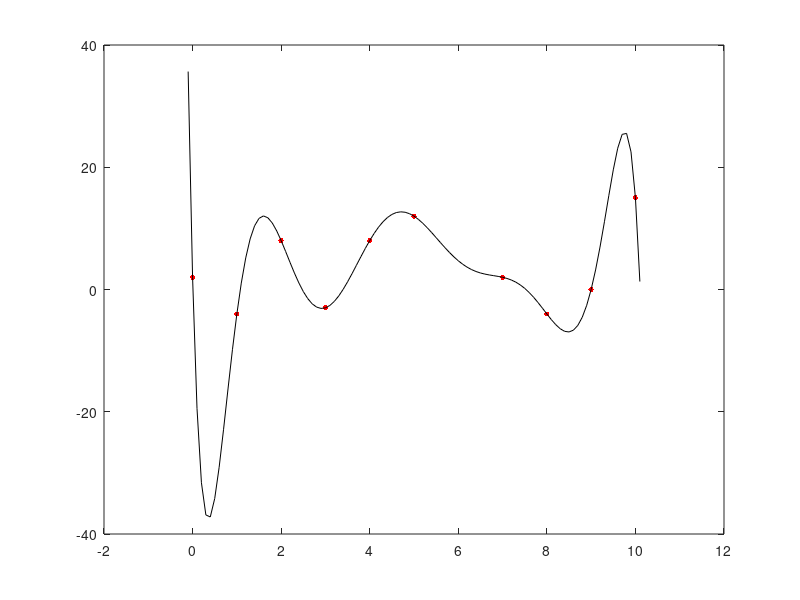

MATLAB code to generate this figure: (Note: this script raises an error after producing the figure.)
clc;
clear;
disp("Zadanie 1");
px=[1 3 4]
py=[6 0 2]
plot(px,py,".r","markersize",12)
Y=py'
A=[0 0 0]
X=[1;1;1]
for(i=1:columns(px)-1)
X(:,i+1)=[px(1)^i
        px(2)^i
        px(3)^i]
endfor
A=inv(X)*Y
xx=0:0.1:5;
yy=A(1)+A(2)*xx+A(3)*xx.^2;
hold on;
plot(xx,yy,"-k");
hold off


clear;
disp("Zadanie 2")
p1=[1 6]
p2=[3 0]
p3=[4 2]
px=[1 3 4]
py=[6 0 2]
A=polyfit(px,py,2)
xx=0:0.1:5;
yy=polyval(A,xx)
plot(px,py,".r","markersize",12)
hold on
plot(xx,yy,"-k");
hold off


clear;
disp("Zadanie 3")
px=[1 2 3 4 5 7]
py=[4 0 9 3 7 7]
A=polyfit(px,py,6)
xx=0:0.1:8;
yy=polyval(A,xx)
plot(px,py,".r","markersize",12)
hold on
plot(xx,yy,"-k");
hold off


clear;
disp("Zadanie 4");
p1=[1 4]
p2=[2 0]
p3=[3 9]
p4=[4 3]
px=[p1(1) p2(1) p3(1) p4(1)]
py=[p1(2) p2(2) p3(2) p4(2)]
Y=py'

fi0=@(x)(x-px(2)).*(x-px(3)).*(x-px(4))
fi1=@(x)(x-px(1)).*(x-px(3)).*(x-px(4))
fi2=@(x)(x-px(1)).*(x-px(2)).*(x-px(4))
fi3=@(x)(x-px(1)).*(x-px(2)).*(x-px(3))

A(1)=Y(1)/fi0(px(1))
A(2)=Y(2)/fi1(px(2))
A(3)=Y(3)/fi2(px(3))
A(4)=Y(4)/fi3(px(4))
xx=0:0.1:5
yyans=@(x)A(1).*fi0(x)+A(2).*fi1(x)+A(3).*fi2(x)+A(4).*fi3(x)
yy=yyans(xx)
plot(px,py,".r","markersize",12)
hold on
plot(xx,yy,"-k");
hold off


clear;
disp("Zadanie 5")
px = [ 0,1,2, 3,4, 5,7, 8,9,10];
py = [ 2,-4,8,-3,8,12,2,-4,0,15];
A=polyfit(px,py,columns(px))
xx=min(px)-0.1:0.1:max(px)+0.1;
yy=polyval(A,xx)
plot(px,py,".r","markersize",12)
hold on
plot(xx,yy,"-k");
hold off


disp("Zadanie 6");
px = [ 0,1,2, 3,4, 5,7, 8,9,10];
py = [-4,1,8,-3,8,12,2,-4,0,15];
Y=py'
fi=1
for i=1:columns(px)
fi=@(x,z)(x-px(i+1-binary(z,i)))
endfor

for i=1:columns(px)
A(i)=Y(i)/fi(px(i),i)
endfor
xx=0:0.1:5
yyans=@(x)A(1).*fi0(x)+A(2).*fi1(x)+A(3).*fi2(x)+A(4).*fi3(x)
yy=yyans(xx)
plot(px,py,".r","markersize",12)
hold on
plot(xx,yy,"-k");
hold off



